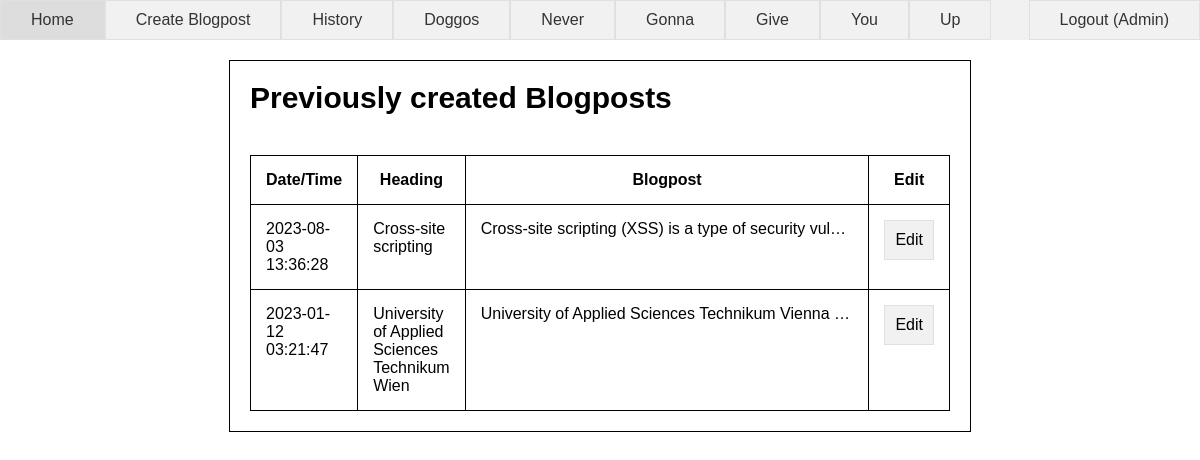
/index.php?page=history.php (signed in), run on the app's committed database.
### tables this page shows
CREATE TABLE blogposts (
    blogpost_id INTEGER AUTO_INCREMENT NOT NULL,
    user_id INTEGER NOT NULL,
    date_time DATETIME NOT NULL,
    heading TINYTEXT NOT NULL,
    blogpost MEDIUMTEXT NOT NULL,
    blog_image TINYTEXT NULL,

    PRIMARY KEY(blogpost_id)
);

### html/database/db_access.php (called while the page is built, shortened)
<?php
    include_once "./database/query_handler.php";
    $db_host = "127.0.0.1";
    $db_user = "vulnuser";
    $db_pass = "P@ssword";
    $db_name = "vulnblog";
    $db = mysqli_connect($db_host, $db_user, $db_pass, $db_name);
    $query_handler = new Query_Handler($db);
?>

### html/database/query_handler.php (called while the page is built, shortened)
<?php
    class Query_Handler {
        private $db;
        function __construct($db) {
            $this->db = $db;
        }
        public function get_blogposts_by_user_id($user_id) {
            $query = $this->db->prepare("SELECT * FROM blogposts WHERE user_id = ? ORDER BY date_time DESC");
            $query->bind_param("i", $user_id);
            $query->execute();
            $results = $query->get_result();
            if($results == true) {
                $result_array = array();
                while($result = $results->fetch_object()) {
                    $blogpost_id = $result->blogpost_id;
                    $user_id = $result->user_id;
                    $date_time = $result->date_time;
                    $heading = $result->heading;
                    $blogpost = $result->blogpost;
                    $blog_image = $result->blog_image;
                    array_push($result_array, new Blogpost($blogpost_id, $user_id, $date_time, $heading, $blogpost, $blog_image));
                }
                return $result_array;
            }
            return false;
        }
    }
?>

### html/models/blogpost.php (called while the page is built, shortened)
<?php
    class Blogpost {
        private $blogpost_id;
        private $date_time;
        private $heading;
        private $blogpost;
        function __construct($blogpost_id, $user_id, $date_time, $heading, $blogpost, $blog_image) {
            $this->blogpost_id = $blogpost_id;
            $this->date_time = $date_time;
            $this->heading = $heading;
            $this->blogpost = $blogpost;
        }
        public function get_blogpost_id() {
            return $this->blogpost_id;
        }
        public function get_date_time() {
            return $this->date_time;
        }
        public function get_heading() {
            return $this->heading;
        }
        public function get_blogpost() {
            return $this->blogpost;
        }
    }
?>

### html/pages/history.php (the view)
<div class="container">
    <div class="row">
        <h1>Previously created Blogposts</h1>
    </div>
    <div class="row">
        <?php
            $blogposts = $query_handler->get_blogposts_by_user_id($_SESSION["user_id"]);
            if(!empty($blogposts)) {
                echo "<table>";
                    echo "<tr>";
                        echo "<th>Date/Time</th>";
                        echo "<th>Heading</th>";
                        echo "<th>Blogpost</th>";
                        echo "<th>Edit</th>";
                    echo "</tr>";
                foreach($blogposts as $blogpost) {
                    $blogpost_id = $blogpost->get_blogpost_id();
                    $date_time = $blogpost->get_date_time();
                    $heading = $blogpost->get_heading();
                    $blogpost_text = $blogpost->get_blogpost();
                    echo "<tr>";
                        echo "<td class=\"width-15\">" . $date_time . "</td>";
                        echo "<td class=\"width-15\">" . $heading . "</td>";
                        echo "<td class=\"text-overflow\">" . $blogpost_text . "</td>";
                        echo "<td class=\"width-10\">";
                            echo "<a href=\"?page=edit_blogpost.php&id=" . $blogpost_id . "\">";
                                echo "<button type=\"submit\ name=\"edit_blogpost\">Edit</button>";
                            echo "</a>";
                        echo "</td>";
                    echo "</tr>";
                }
                echo "</table>";
            }
            else {
                echo "No blogposts created yet.";
            }
        ?>
    </div>
</div>

### html/css/style.css (style rules this page uses)
* { margin: 0; padding: 0; font-family: Arial, Helvetica; font-size: 16px; }
h1 { font-size: 30px; margin-bottom: 20px; }
table { width: 100%; padding: 15px; border-collapse: collapse; }
.text-overflow { max-width: 0; overflow: hidden; text-overflow: ellipsis; white-space: nowrap; }
tr, td, th { padding: 15px; border: 1px solid black; vertical-align: top; }
.container { margin: 20px auto; padding: 10px; border: 1px solid black; width: 60%; align-items: center; justify-content: center; }
.width-10 { width: 10% !important; }
.width-15 { width: 15% !important; }
.row { display: flex; padding: 10px; }
button { background-color: #f1f1f1; border: 1px solid #e0e0e0; width: 100%; padding: 10px; margin: auto; }

### data on the page
blogposts: date_time "2023-08-03 13:36:28", heading "Cross-site scripting", blogpost "Cross-site scripting (XSS) is a type of security vul…"
blogposts: date_time "2023-01-12 03:21:47", heading "University of Applied Sciences Technikum Wien", blogpost "University of Applied Sciences Technikum Vienna…"

### other printed values
$_SESSION["username"] "Admin"
